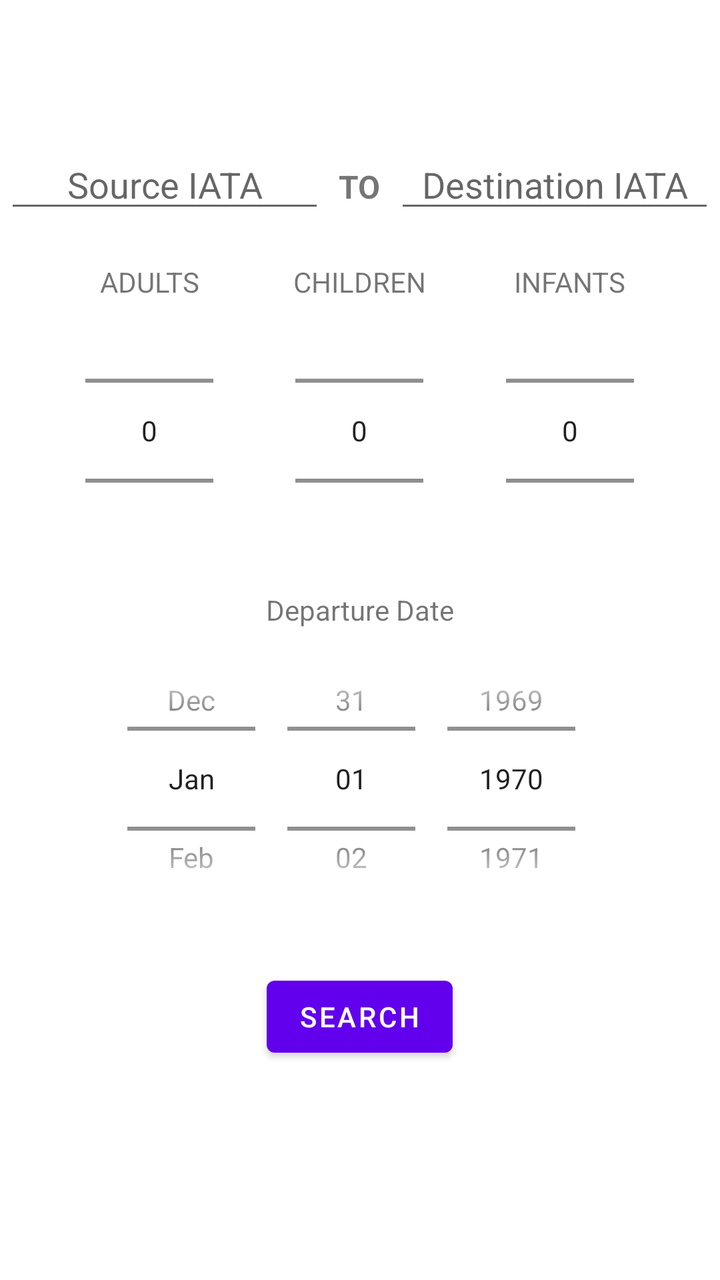
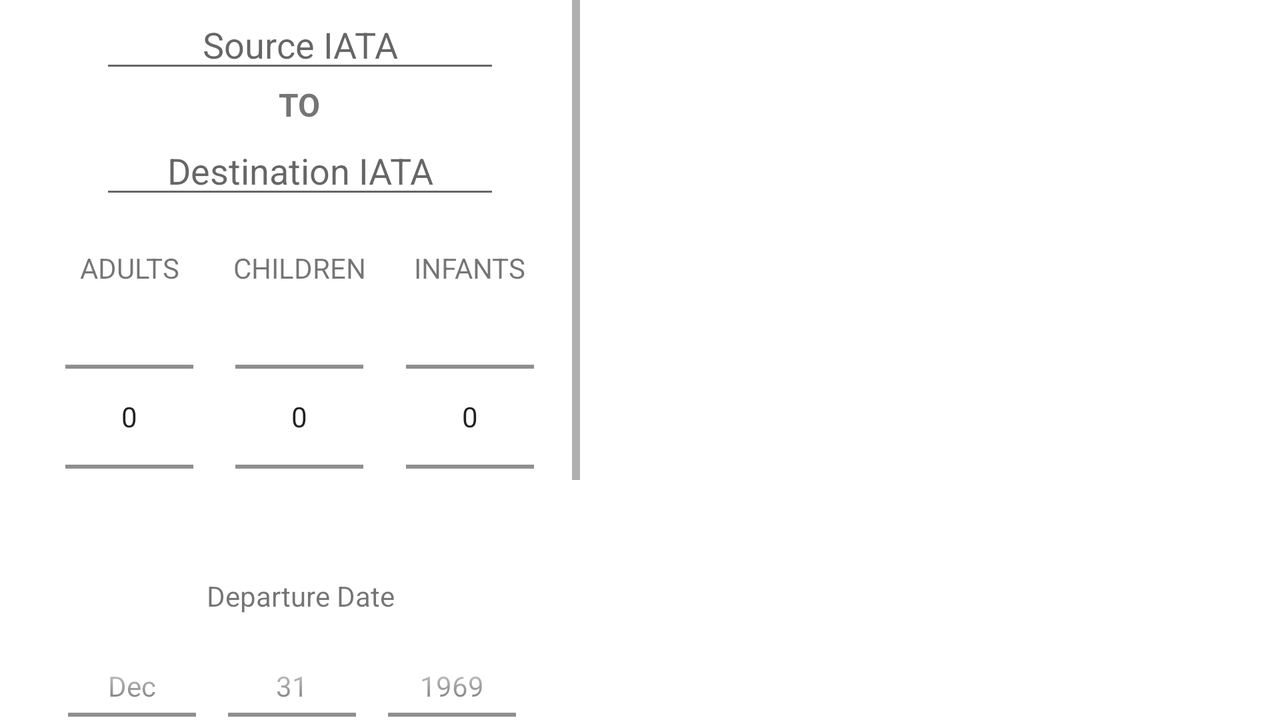

One screen, two layout resources from the same app: the default and the repository's alternative for another configuration. Each is rendered where Android would select it; the XML of both is given below.
<!-- AndroidManifest.xml: application theme Theme.AdventureTravels -->
<!-- res/layout/fragment_flights.xml -->
<?xml version="1.0" encoding="utf-8"?>
<LinearLayout
    xmlns:android="http://schemas.android.com/apk/res/android"
    xmlns:tools="http://schemas.android.com/tools"
    android:layout_width="match_parent"
    android:layout_height="match_parent"
    android:orientation="vertical"
    android:gravity="center_horizontal"
    tools:context=".FlightsFragment">

    <Button
        android:id="@+id/button_new_search_flights"
        android:text="New Search"
        android:visibility="gone"
        android:layout_marginTop="20dp"
        android:layout_marginBottom="10dp"
        android:layout_width="wrap_content"
        android:layout_height="wrap_content" />

    <LinearLayout
        android:id="@+id/linear_layout_input_flights"
        android:orientation="vertical"
        android:gravity="center"
        android:layout_marginTop="50dp"
        android:layout_width="wrap_content"
        android:layout_height="wrap_content" >

        <LinearLayout
            android:layout_marginTop="20dp"
            android:orientation="horizontal"
            android:layout_width="wrap_content"
            android:layout_height="wrap_content" >
            <EditText
                android:id="@+id/edit_text_source"
                android:hint="Source IATA"
                android:inputType="text"
                android:gravity="center_horizontal"
                android:layout_width="160dp"
                android:layout_height="wrap_content" />
            <TextView
                android:text="TO"
                android:textSize="16dp"
                android:textStyle="bold"
                android:layout_marginLeft="7dp"
                android:layout_marginRight="7dp"
                android:layout_width="wrap_content"
                android:layout_height="wrap_content" />
            <EditText
                android:id="@+id/edit_text_destination"
                android:hint="Destination IATA"
                android:gravity="center_horizontal"
                android:layout_width="160dp"
                android:layout_height="wrap_content" />
        </LinearLayout>

        <LinearLayout
            android:gravity="center"
            android:layout_marginTop="20dp"
            android:layout_width="wrap_content"
            android:layout_height="wrap_content" >
            <LinearLayout
                android:orientation="vertical"
                android:gravity="center"
                android:layout_marginRight="20dp"
                android:layout_width="wrap_content"
                android:layout_height="wrap_content" >
                <TextView
                    android:text="ADULTS"
                    android:gravity="center"
                    android:layout_marginBottom="5dp"
                    android:layout_width="wrap_content"
                    android:layout_height="wrap_content" />

                <NumberPicker
                    android:id="@+id/number_picker_adults"
                    android:layout_width="wrap_content"
                    android:layout_height="120dp" />
            </LinearLayout>
            <LinearLayout
                android:orientation="vertical"
                android:gravity="center"
                android:layout_marginRight="20dp"
                android:layout_marginLeft="20dp"
                android:layout_width="wrap_content"
                android:layout_height="wrap_content" >
                <TextView
                    android:text="CHILDREN"
                    android:gravity="center"
                    android:layout_marginBottom="5dp"
                    android:layout_width="wrap_content"
                    android:layout_height="wrap_content" />
                <NumberPicker
                    android:id="@+id/number_picker_children"
                    android:layout_width="wrap_content"
                    android:layout_height="120dp" />
            </LinearLayout>
            <LinearLayout
                android:orientation="vertical"
                android:gravity="center"
                android:layout_marginLeft="20dp"
                android:layout_width="wrap_content"
                android:layout_height="wrap_content" >
                <TextView
                    android:text="INFANTS"
                    android:gravity="center"
                    android:layout_marginBottom="5dp"
                    android:layout_width="wrap_content"
                    android:layout_height="wrap_content" />
                <NumberPicker
                    android:id="@+id/number_picker_infants"
                    android:layout_width="wrap_content"
                    android:layout_height="120dp" />
            </LinearLayout>
        </LinearLayout>

        <LinearLayout
            android:orientation="vertical"
            android:gravity="center"
            android:layout_marginTop="20dp"
            android:layout_width="wrap_content"
            android:layout_height="wrap_content" >
            <TextView
                android:text="Departure Date"
                android:gravity="center"
                android:layout_width="wrap_content"
                android:layout_height="wrap_content" />
            <DatePicker
                android:id="@+id/date_picker_departure"
                android:layout_width="280dp"
                android:layout_height="150dp"
                android:calendarViewShown="false"
                android:datePickerMode="spinner" />
        </LinearLayout>

        <Button
            android:id="@+id/button_search_flights"
            android:text="Search"
            android:layout_marginTop="20dp"
            android:layout_marginBottom="15dp"
            android:layout_width="wrap_content"
            android:layout_height="wrap_content" />

    </LinearLayout>

    <androidx.recyclerview.widget.RecyclerView
        xmlns:app="http://schemas.android.com/apk/res-auto"
        android:visibility="gone"
        android:id="@+id/flights_list"
        android:layout_width="match_parent"
        android:layout_height="match_parent"
        android:layout_marginLeft="16dp"
        android:layout_marginRight="16dp"
        app:layoutManager="LinearLayoutManager"
        tools:context=".FlightsFragment"
        tools:listitem="@layout/fragment_flights_list" />

</LinearLayout>
<!-- resources referenced by this layout -->
<resources>
  <style name="Theme.AdventureTravels" parent="Theme.MaterialComponents.DayNight.DarkActionBar">
          
          <item name="colorPrimary">@color/purple_500</item>
          <item name="colorPrimaryVariant">@color/purple_700</item>
          <item name="colorOnPrimary">@color/white</item>
          
          <item name="colorSecondary">@color/teal_200</item>
          <item name="colorSecondaryVariant">@color/teal_700</item>
          <item name="colorOnSecondary">@color/black</item>
          
          <item name="android:statusBarColor" tools:targetApi="l">?attr/colorPrimaryVariant</item>
          
      </style>
  <color name="purple_500">#FF6200EE</color>
  <color name="purple_700">#FF3700B3</color>
  <color name="white">#FFFFFFFF</color>
  <color name="teal_200">#FF03DAC5</color>
  <color name="teal_700">#FF018786</color>
  <color name="black">#FF000000</color>
</resources>
<!-- res/layout-land/fragment_flights.xml (the repository's variant of the layout above) -->
<!-- drawn on the phone turned sideways -->
<?xml version="1.0" encoding="utf-8"?>
<LinearLayout
    xmlns:android="http://schemas.android.com/apk/res/android"
    xmlns:tools="http://schemas.android.com/tools"
    android:orientation="horizontal"
    android:layout_width="match_parent"
    android:layout_height="match_parent">

    <ScrollView
        android:layout_marginLeft="10dp"
        android:layout_width="wrap_content"
        android:layout_height="wrap_content" >

        <LinearLayout
            android:id="@+id/linear_layout_input_flights"
            android:orientation="vertical"
            android:gravity="center"
            android:layout_width="wrap_content"
            android:layout_height="wrap_content" >

            <Button
                android:id="@+id/button_new_search_flights"
                android:text="New Search"
                android:visibility="gone"
                android:layout_marginTop="20dp"
                android:layout_marginBottom="10dp"
                android:layout_width="wrap_content"
                android:layout_height="wrap_content" />

            <EditText
                android:id="@+id/edit_text_source"
                android:hint="Source IATA"
                android:inputType="text"
                android:gravity="center_horizontal"
                android:layout_width="200dp"
                android:layout_height="wrap_content" />
            <TextView
                android:text="TO"
                android:textSize="16dp"
                android:textStyle="bold"
                android:layout_marginLeft="7dp"
                android:layout_marginRight="7dp"
                android:layout_width="wrap_content"
                android:layout_height="wrap_content" />
            <EditText
                android:id="@+id/edit_text_destination"
                android:hint="Destination IATA"
                android:gravity="center_horizontal"
                android:layout_width="200dp"
                android:layout_height="wrap_content" />

            <LinearLayout
                android:gravity="center"
                android:layout_marginTop="20dp"
                android:layout_width="wrap_content"
                android:layout_height="wrap_content" >
                <LinearLayout
                    android:orientation="vertical"
                    android:gravity="center"
                    android:layout_marginRight="10dp"
                    android:layout_width="wrap_content"
                    android:layout_height="wrap_content" >
                    <TextView
                        android:text="ADULTS"
                        android:gravity="center"
                        android:layout_marginBottom="5dp"
                        android:layout_width="wrap_content"
                        android:layout_height="wrap_content" />

                    <NumberPicker
                        android:id="@+id/number_picker_adults"
                        android:layout_width="wrap_content"
                        android:layout_height="120dp" />
                </LinearLayout>
                <LinearLayout
                    android:orientation="vertical"
                    android:gravity="center"
                    android:layout_marginRight="10dp"
                    android:layout_marginLeft="10dp"
                    android:layout_width="wrap_content"
                    android:layout_height="wrap_content" >
                    <TextView
                        android:text="CHILDREN"
                        android:gravity="center"
                        android:layout_marginBottom="5dp"
                        android:layout_width="wrap_content"
                        android:layout_height="wrap_content" />
                    <NumberPicker
                        android:id="@+id/number_picker_children"
                        android:layout_width="wrap_content"
                        android:layout_height="120dp" />
                </LinearLayout>
                <LinearLayout
                    android:orientation="vertical"
                    android:gravity="center"
                    android:layout_marginLeft="10dp"
                    android:layout_width="wrap_content"
                    android:layout_height="wrap_content" >
                    <TextView
                        android:text="INFANTS"
                        android:gravity="center"
                        android:layout_marginBottom="5dp"
                        android:layout_width="wrap_content"
                        android:layout_height="wrap_content" />
                    <NumberPicker
                        android:id="@+id/number_picker_infants"
                        android:layout_width="wrap_content"
                        android:layout_height="120dp" />
                </LinearLayout>
            </LinearLayout>

            <TextView
                android:text="Departure Date"
                android:gravity="center"
                android:layout_marginTop="20dp"
                android:layout_width="wrap_content"
                android:layout_height="wrap_content" />
            <DatePicker
                android:id="@+id/date_picker_departure"
                android:layout_width="280dp"
                android:layout_height="150dp"
                android:calendarViewShown="false"
                android:datePickerMode="spinner" />

            <Button
                android:id="@+id/button_search_flights"
                android:text="Search"
                android:layout_marginTop="20dp"
                android:layout_marginBottom="15dp"
                android:layout_width="wrap_content"
                android:layout_height="wrap_content" />

        </LinearLayout>
    </ScrollView>

    <androidx.recyclerview.widget.RecyclerView
        xmlns:app="http://schemas.android.com/apk/res-auto"
        android:id="@+id/flights_list"
        android:layout_width="match_parent"
        android:layout_height="match_parent"
        android:layout_marginLeft="16dp"
        android:layout_marginRight="16dp"
        app:layoutManager="LinearLayoutManager"
        tools:context=".FlightsFragment"
        tools:listitem="@layout/fragment_flights_list" />

</LinearLayout>
